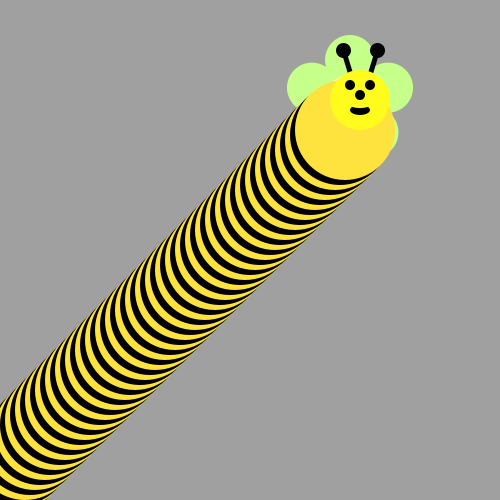
Frame 1 (no input)
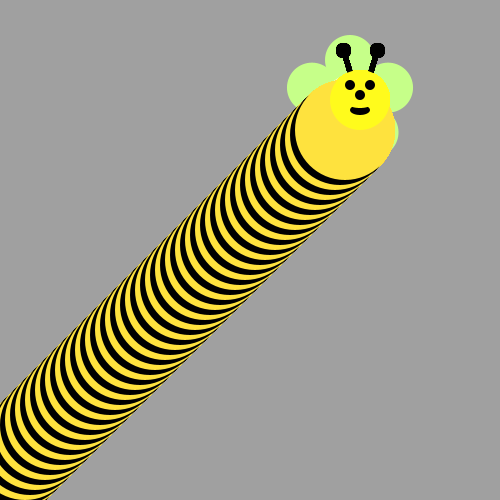
Frame 60 (the mouse pressed at the canvas centre just before this capture)
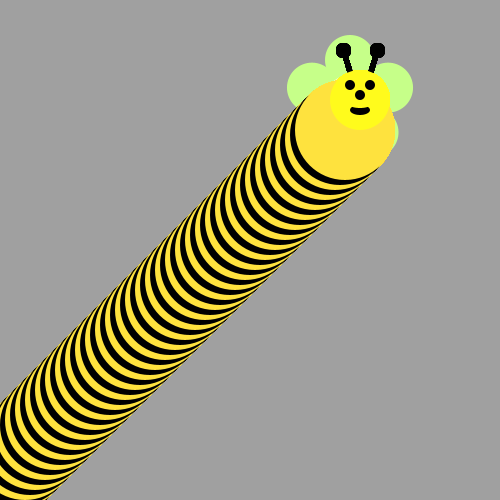
Frame 120 (the mouse held since frame 60 and released just before this capture)

The Processing sketch that drew these frames (run headless with seeded random() and noise(); from frame 60 on, the mouse is pressed at the canvas centre):

// Processing sketch: bumble_bee
// ── bumble_bee.pde

void setup() {
     ellipseMode(CENTER);
     size(500, 500);
     background(160, 160, 160);
     drawFlower(350, 100);
}

void draw() {
  
// First run the program and you should see a flower.  
  
  
/* Then, use a loop to make a body for the Bee! 
(see the image on the recipe, it's a diagonal line of circles)
Use modulo to make the colors alternate between yellow and black
*/
for(int i =0; i<70; i++){
  ellipse(0+i*5, 475-i*5, 100,100);
  if(i % 2 == 0){
    fill(254,226,62);
  }
  else{ 
    fill(0,0,0);
  }
}
drawBeeFace(360,100);



/*
Now put his head on using drawBeeFace(x,y)
*/

}

/**************   Use these methods but  DON'T CHANGE THE CODE BELOW  **************/

void drawFlower(int x, int y) {
     noStroke();
     translate(x, y);
     // draw 5 petals, rotating after each one
     fill(#c6ff89);      // green
      for (int i = 0; i < 5; i++) {
           ellipse(0, -40, 50, 50);
          rotate(radians(72));
     }
     fill(#fff9bb); // light yellow
     ellipse(0, 0, 50, 50);
} 
void drawBeeFace(int BeeFaceX, int BeeFaceY) {
     noStroke();
     fill(0, 0, 0);
     stroke(1);
     strokeWeight(5);
     line(BeeFaceX-10, BeeFaceY-27, BeeFaceX-17, BeeFaceY-50);
     line(BeeFaceX+10, BeeFaceY-27, BeeFaceX+17, BeeFaceY-50);
     ellipse(BeeFaceX-17, BeeFaceY-50, 10, 10);
     ellipse(BeeFaceX+17, BeeFaceY-50, 10, 10);
     noStroke();
     fill(255, 251, 28);
     ellipse(BeeFaceX, BeeFaceY, 60, 60); // face
     fill(255, 237, 209);
     fill(0,0,0);
      ellipse(BeeFaceX-10, BeeFaceY-15, 10, 10); // eyes
     ellipse(BeeFaceX+10, BeeFaceY-15, 10, 10);
      ellipse(BeeFaceX, BeeFaceY-5, 10, 10); // nose
      ellipse(BeeFaceX, BeeFaceY+10, 20, 10);// mouth
     fill(255, 251, 28);
     ellipse(BeeFaceX, BeeFaceY+5, 20, 6);
}
